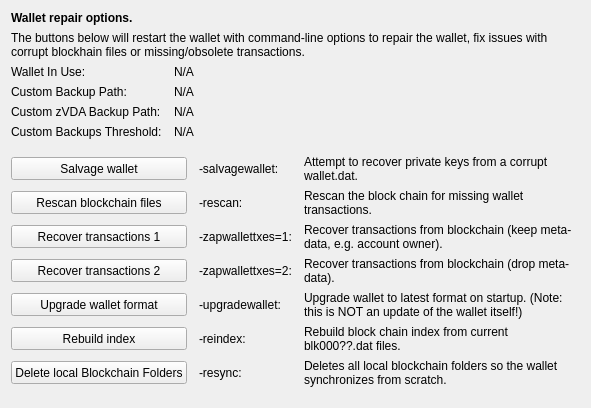
     <widget class="QWidget" name="tab_repair">
      <attribute name="title">
       <string>&amp;Wallet Repair</string>
      </attribute>
      <layout class="QGridLayout" name="gridLayout_4" columnstretch="0,0,0,0">
       <property name="horizontalSpacing">
        <number>12</number>
       </property>
       <item row="0" column="0" colspan="4">
        <widget class="QLabel" name="label_repair_header">
         <property name="font">
          <font>
           <weight>75</weight>
           <bold>true</bold>
          </font>
         </property>
         <property name="text">
          <string>Wallet repair options.</string>
         </property>
        </widget>
       </item>
       <item row="1" column="0" colspan="4">
        <widget class="QLabel" name="label_repair_helptext">
         <property name="font">
          <font>
           <weight>50</weight>
           <bold>false</bold>
          </font>
         </property>
         <property name="text">
          <string>The buttons below will restart the wallet with command-line options to repair the wallet, fix issues with corrupt blockhain files or missing/obsolete transactions.</string>
         </property>
         <property name="wordWrap">
          <bool>true</bool>
         </property>
        </widget>
       </item>
       <item row="2" column="0">
        <widget class="QLabel" name="wallet_path_label">
         <property name="text">
          <string>Wallet In Use:</string>
         </property>
        </widget>
       </item>
       <item row="2" column="1" colspan="3">
        <widget class="QLabel" name="wallet_path">
         <property name="cursor">
          <cursorShape>IBeamCursor</cursorShape>
         </property>
         <property name="text">
          <string>N/A</string>
         </property>
         <property name="textFormat">
          <enum>Qt::PlainText</enum>
         </property>
         <property name="textInteractionFlags">
          <set>Qt::LinksAccessibleByMouse|Qt::TextSelectableByKeyboard|Qt::TextSelectableByMouse</set>
         </property>
        </widget>
       </item>
       <item row="3" column="0">
        <widget class="QLabel" name="wallet_custombackuppath_label">
         <property name="visible">
          <bool>false</bool>
         </property>
         <property name="text">
          <string>Custom Backup Path:</string>
         </property>
        </widget>
       </item>
       <item row="3" column="1" colspan="3">
        <widget class="QLabel" name="wallet_custombackuppath">
         <property name="cursor">
          <cursorShape>IBeamCursor</cursorShape>
         </property>
         <property name="visible">
          <bool>false</bool>
         </property>
         <property name="text">
          <string>N/A</string>
         </property>
         <property name="textFormat">
          <enum>Qt::PlainText</enum>
         </property>
         <property name="textInteractionFlags">
          <set>Qt::LinksAccessibleByMouse|Qt::TextSelectableByKeyboard|Qt::TextSelectableByMouse</set>
         </property>
        </widget>
       </item>
       <item row="4" column="0">
        <widget class="QLabel" name="wallet_customzvdabackuppath_label">
         <property name="visible">
          <bool>false</bool>
         </property>
         <property name="text">
          <string>Custom zVDA Backup Path:</string>
         </property>
        </widget>
       </item>
       <item row="4" column="1" colspan="3">
        <widget class="QLabel" name="wallet_customzvdabackuppath">
         <property name="cursor">
          <cursorShape>IBeamCursor</cursorShape>
         </property>
         <property name="visible">
          <bool>false</bool>
         </property>
         <property name="text">
          <string>N/A</string>
         </property>
         <property name="textFormat">
          <enum>Qt::PlainText</enum>
         </property>
         <property name="textInteractionFlags">
          <set>Qt::LinksAccessibleByMouse|Qt::TextSelectableByKeyboard|Qt::TextSelectableByMouse</set>
         </property>
        </widget>
       </item>
       <item row="5" column="0">
        <widget class="QLabel" name="wallet_custombackupthreshold_label">
         <property name="visible">
          <bool>false</bool>
         </property>
         <property name="text">
          <string>Custom Backups Threshold:</string>
         </property>
        </widget>
       </item>
       <item row="5" column="1" colspan="3">
        <widget class="QLabel" name="wallet_custombackupthreshold">
         <property name="cursor">
          <cursorShape>IBeamCursor</cursorShape>
         </property>
         <property name="visible">
          <bool>false</bool>
         </property>
         <property name="text">
          <string>N/A</string>
         </property>
         <property name="textFormat">
          <enum>Qt::PlainText</enum>
         </property>
         <property name="textInteractionFlags">
          <set>Qt::LinksAccessibleByMouse|Qt::TextSelectableByKeyboard|Qt::TextSelectableByMouse</set>
         </property>
        </widget>
       </item>
       <item row="6" column="0">
        <spacer name="verticalSpacer_repair1">
         <property name="orientation">
          <enum>Qt::Vertical</enum>
         </property>
         <property name="sizeHint" stdset="0">
          <size>
           <width>10</width>
           <height>10</height>
          </size>
         </property>
        </spacer>
       </item>
       <item row="7" column="0" colspan="2">
        <widget class="QPushButton" name="btn_salvagewallet">
         <property name="minimumSize">
          <size>
           <width>100</width>
           <height>23</height>
          </size>
         </property>
         <property name="text">
          <string>Salvage wallet</string>
         </property>
        </widget>
       </item>
       <item row="7" column="2">
        <widget class="QLabel" name="label_repair_salvage_command">
         <property name="text">
          <string notr="true">-salvagewallet:</string>
         </property>
        </widget>
       </item>
       <item row="7" column="3">
        <widget class="QLabel" name="label_repair_salvage">
         <property name="text">
          <string>Attempt to recover private keys from a corrupt wallet.dat.</string>
         </property>
         <property name="wordWrap">
          <bool>true</bool>
         </property>
        </widget>
       </item>
       <item row="8" column="0" colspan="2">
        <widget class="QPushButton" name="btn_rescan">
         <property name="minimumSize">
          <size>
           <width>100</width>
           <height>23</height>
          </size>
         </property>
         <property name="text">
          <string>Rescan blockchain files</string>
         </property>
        </widget>
       </item>
       <item row="8" column="2">
        <widget class="QLabel" name="label_repair_rescan_command">
         <property name="text">
          <string notr="true">-rescan:</string>
         </property>
        </widget>
       </item>
       <item row="8" column="3">
        <widget class="QLabel" name="label_repair_rescan">
         <property name="text">
          <string>Rescan the block chain for missing wallet transactions.</string>
         </property>
         <property name="wordWrap">
          <bool>true</bool>
         </property>
        </widget>
       </item>
       <item row="9" column="0" colspan="2">
        <widget class="QPushButton" name="btn_zapwallettxes1">
         <property name="minimumSize">
          <size>
           <width>100</width>
           <height>23</height>
          </size>
         </property>
         <property name="text">
          <string>Recover transactions 1</string>
         </property>
        </widget>
       </item>
       <item row="9" column="2">
        <widget class="QLabel" name="label_repair_zap1_command">
         <property name="text">
          <string notr="true">-zapwallettxes=1:</string>
         </property>
        </widget>
       </item>
       <item row="9" column="3">
        <widget class="QLabel" name="label_repair_zap1">
         <property name="text">
          <string>Recover transactions from blockchain (keep meta-data, e.g. account owner).</string>
         </property>
         <property name="wordWrap">
          <bool>true</bool>
         </property>
        </widget>
       </item>
       <item row="10" column="0" colspan="2">
        <widget class="QPushButton" name="btn_zapwallettxes2">
         <property name="minimumSize">
          <size>
           <width>100</width>
           <height>23</height>
          </size>
         </property>
         <property name="text">
          <string>Recover transactions 2</string>
         </property>
        </widget>
       </item>
       <item row="10" column="2">
        <widget class="QLabel" name="label_repair_zap2_command">
         <property name="text">
          <string notr="true">-zapwallettxes=2:</string>
         </property>
        </widget>
       </item>
       <item row="10" column="3">
        <widget class="QLabel" name="label_repair_zap2">
         <property name="text">
          <string>Recover transactions from blockchain (drop meta-data).</string>
         </property>
         <property name="wordWrap">
          <bool>true</bool>
         </property>
        </widget>
       </item>
       <item row="11" column="0" colspan="2">
        <widget class="QPushButton" name="btn_upgradewallet">
         <property name="minimumSize">
          <size>
           <width>100</width>
           <height>23</height>
          </size>
         </property>
         <property name="text">
          <string>Upgrade wallet format</string>
         </property>
        </widget>
       </item>
       <item row="11" column="2">
        <widget class="QLabel" name="label_repair_upgrade_command">
         <property name="text">
          <string notr="true">-upgradewallet:</string>
         </property>
        </widget>
       </item>
       <item row="11" column="3">
        <widget class="QLabel" name="label_repair_upgrade">
         <property name="text">
          <string>Upgrade wallet to latest format on startup. (Note: this is NOT an update of the wallet itself!)</string>
         </property>
         <property name="wordWrap">
          <bool>true</bool>
         </property>
        </widget>
       </item>
       <item row="12" column="0" colspan="2">
        <widget class="QPushButton" name="btn_reindex">
         <property name="minimumSize">
          <size>
           <width>100</width>
           <height>23</height>
          </size>
         </property>
         <property name="text">
          <string>Rebuild index</string>
         </property>
        </widget>
       </item>
       <item row="12" column="2">
        <widget class="QLabel" name="label_repair_reindex_command">
         <property name="text">
          <string notr="true">-reindex:</string>
         </property>
        </widget>
       </item>
       <item row="12" column="3">
        <widget class="QLabel" name="label_repair_reindex">
         <property name="text">
          <string>Rebuild block chain index from current blk000??.dat files.</string>
         </property>
         <property name="wordWrap">
          <bool>true</bool>
         </property>
        </widget>
       </item>
       <item row="13" column="0" colspan="2">
        <widget class="QPushButton" name="btn_resync">
         <property name="minimumSize">
          <size>
           <width>100</width>
           <height>23</height>
          </size>
         </property>
         <property name="text">
          <string>Delete local Blockchain Folders</string>
         </property>
        </widget>
       </item>
       <item row="13" column="2">
        <widget class="QLabel" name="label_repair_resync_command">
         <property name="text">
          <string>-resync:</string>
         </property>
        </widget>
       </item>
       <item row="13" column="3">
        <widget class="QLabel" name="label_repair_resync">
         <property name="text">
          <string>Deletes all local blockchain folders so the wallet synchronizes from scratch.</string>
         </property>
         <property name="wordWrap">
          <bool>true</bool>
         </property>
        </widget>
       </item>
       <item row="14" column="0">
        <spacer name="verticalSpacer_repair2">
         <property name="orientation">
          <enum>Qt::Vertical</enum>
         </property>
         <property name="sizeHint" stdset="0">
          <size>
           <width>20</width>
           <height>10</height>
          </size>
         </property>
        </spacer>
       </item>
      </layout>
     </widget>
